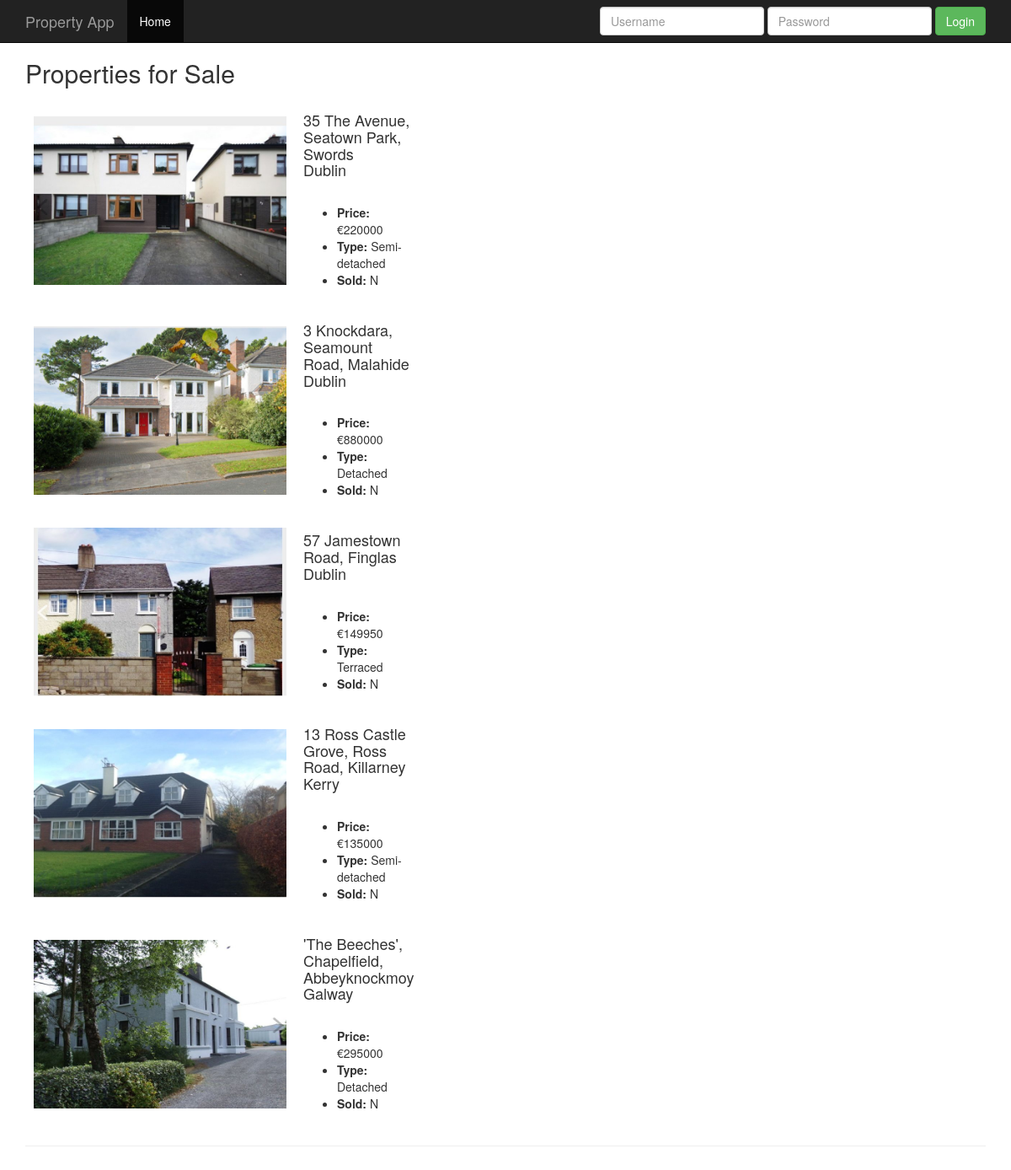
The app's page /propertyapp/index.php with its own data.
### tables this page shows
CREATE TABLE `property` (
  `property_id` int(11) NOT NULL AUTO_INCREMENT,
  `street` varchar(150) NOT NULL,
  `county` int(11) NOT NULL,
  `price` int(11) NOT NULL,
  `type` int(11) NOT NULL,
  `sold` tinyint(1) NOT NULL,
  `date` timestamp NOT NULL DEFAULT CURRENT_TIMESTAMP ON UPDATE CURRENT_TIMESTAMP,
  `imagename` varchar(15) NOT NULL,
  PRIMARY KEY (`property_id`)
);

### propertyapp/application/inc/db.inc.php (called while the page is built, shortened)
<?php
function propCountyToText($county) {
	switch ($county) {
		case 10:
			return "Dublin";
			break;
		case 12:
			return "Galway";
			break;
		case 13:
			return "Kerry";
			break;
	}
}
function propTypeToText($type) {
	switch ($type) {
		case 1:
			return "Detached";
			break;
		case 2:
			return "Semi-detached";
			break;
		case 3:
			return "Terraced";
			break;
	}
}
function propSoldToText($sold) {
	if ($sold == 0) {
		return "N";
	} else {
		return "Y";
	}
}
?>

### propertyapp/index.php (the view, shortened to what this page needs)
<?php
include (APPLICATION_PATH . "/inc/db.inc.php");
?>
<!DOCTYPE html>
<html lang="en">
  <head>
    <link href="css/bootstrap.css" rel="stylesheet">
    <link href="css/jumbotron.css" rel="stylesheet">
  </head>
  <body>
    <div class="navbar navbar-inverse navbar-fixed-top">
      <div class="container">
        <div class="navbar-header">
          <a class="navbar-brand" href="#">Property App</a>
        </div>
        <div class="navbar-collapse collapse">
          <ul class="nav navbar-nav">
            <li class="active"><a href="#">Home</a></li>
          </ul>
<?php if (isset($_SESSION['loggedIn']) && $_SESSION['loggedIn']) { ?>
          <form class="navbar-form navbar-right" method="POST" action="index.php">
		<input type="hidden" name="logout">
            <button type="submit" class="btn btn-success">Logout</button>
          </form>
<?php } else { ?>
          <form class="navbar-form navbar-right" method="POST" action="index.php">
            <div class="form-group">
              <input type="text" placeholder="Username" class="form-control" name="username">
            </div>
            <div class="form-group">
              <input type="password" placeholder="Password" class="form-control" name="password">
            </div>
            <button type="submit" class="btn btn-success">Login</button>
          </form>
<?php } ?>
        </div>
      </div>
    </div>
    <div class="container">
      <div class="row">
        <div class="col-lg-4">
          <h2>Properties for Sale</h2>
	  <table border="0" cellpadding="10">
<?php
$dbLink = connectToPropertyDatabase();
$queryString = "SELECT * FROM property";
$query = mysql_query($queryString, $dbLink);
while ($row = mysql_fetch_array($query)) {
	echo "<tr>";
	echo " <td>";
	echo "  <img src='prop_images/" . $row["imagename"] . ".jpg' alt='property image' width='300' height='200' />";
	echo " </td>";
	echo " <td>";
	echo "  <h4>" . $row["street"] . "<br />";
	echo propCountyToText($row["county"]) . "</h4><br />";
	echo "  <ul>";
	echo "   <li><strong>Price:</strong> &euro;" . $row["price"] . "</li>";
	echo "   <li><strong>Type:</strong> " . propTypeToText($row["type"]) . "</li>";
	echo "   <li><strong>Sold:</strong> " . propSoldToText($row["sold"]) . "</li>";
	echo "  </ul>";
	echo " </td>";
	echo "</tr>";
}
?>
	  </table>
        </div>
      </div>
      <hr>
      <footer>
        <p>&nbsp;</p>
      </footer>
    </div>
  </body>
</html>

### propertyapp/css/jumbotron.css (style rules this page uses)
body { padding-top: 50px; padding-bottom: 20px; }

### records on screen
property: imagename (picture), street "35 The Avenue, Seatown Park, Swords", county "Dublin", price "220000", type "Semi-detached", sold "N"
property: imagename (picture), street "3 Knockdara, Seamount Road, Malahide", county "Dublin", price "880000", type "Detached", sold "N"
property: imagename (picture), street "57 Jamestown Road, Finglas", county "Dublin", price "149950", type "Terraced", sold "N"
property: imagename (picture), street "13 Ross Castle Grove, Ross Road, Killarney", county "Kerry", price "135000", type "Semi-detached", sold "N"
property: imagename (picture), street "'The Beeches', Chapelfield, Abbeyknockmoy", county "Galway", price "295000", type "Detached", sold "N"
